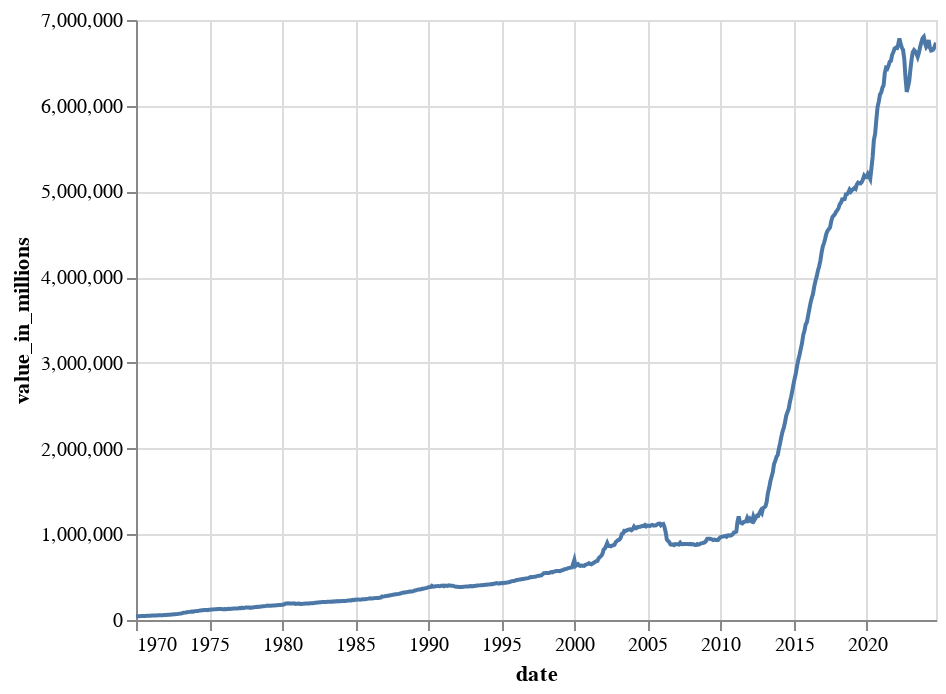

This figure's notebook cell:
### Code cell
monetary_b_chart = (
    (monetary_b_out.plot.line(
        x=alt.X("date:T", axis=alt.Axis(format="%Y")), 
        y=alt.Y("value_in_millions", scale=alt.Scale(zero=True))
                      )
    )
        .properties(width=400)
        .configure_scale(zero=False)
)

monetary_b_chart

### Figure 1 — Vega-Lite specification as saved in the notebook (floating-point values rounded to 4 significant figures; data arrays with more than 128 entries replaced by an {"elided": "..."} marker saying what was removed)
{"config": {"view": {"continuousWidth": 300, "continuousHeight": 300}, "scale": {"zero": false}}, "data": {"name": "data-62960c59d39b9fadd1169ec7272425fe"}, "mark": {"type": "line", "tooltip": true}, "encoding": {"x": {"axis": {"format": "%Y"}, "field": "date", "type": "temporal"}, "y": {"field": "value_in_millions", "scale": {"zero": true}, "type": "quantitative"}}, "params": [{"name": "param_10", "select": {"type": "interval", "encodings": ["x", "y"]}, "bind": "scales"}], "width": 400, "$schema": "https://vega.github.io/schema/vega-lite/v5.20.1.json", "datasets": {"data-62960c59d39b9fadd1169ec7272425fe": {"elided": "658 records"}}}
